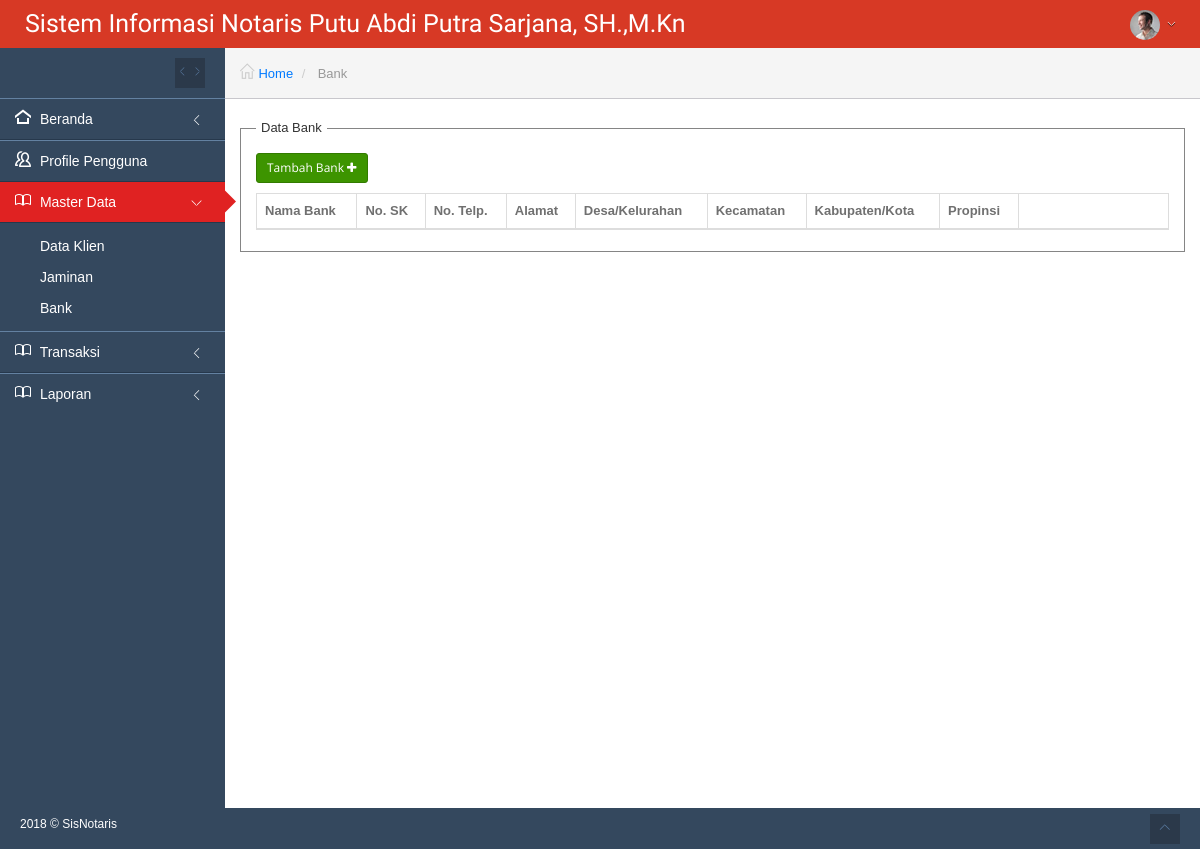
Page /index.php?page=bank (signed in) on the earlier database version.
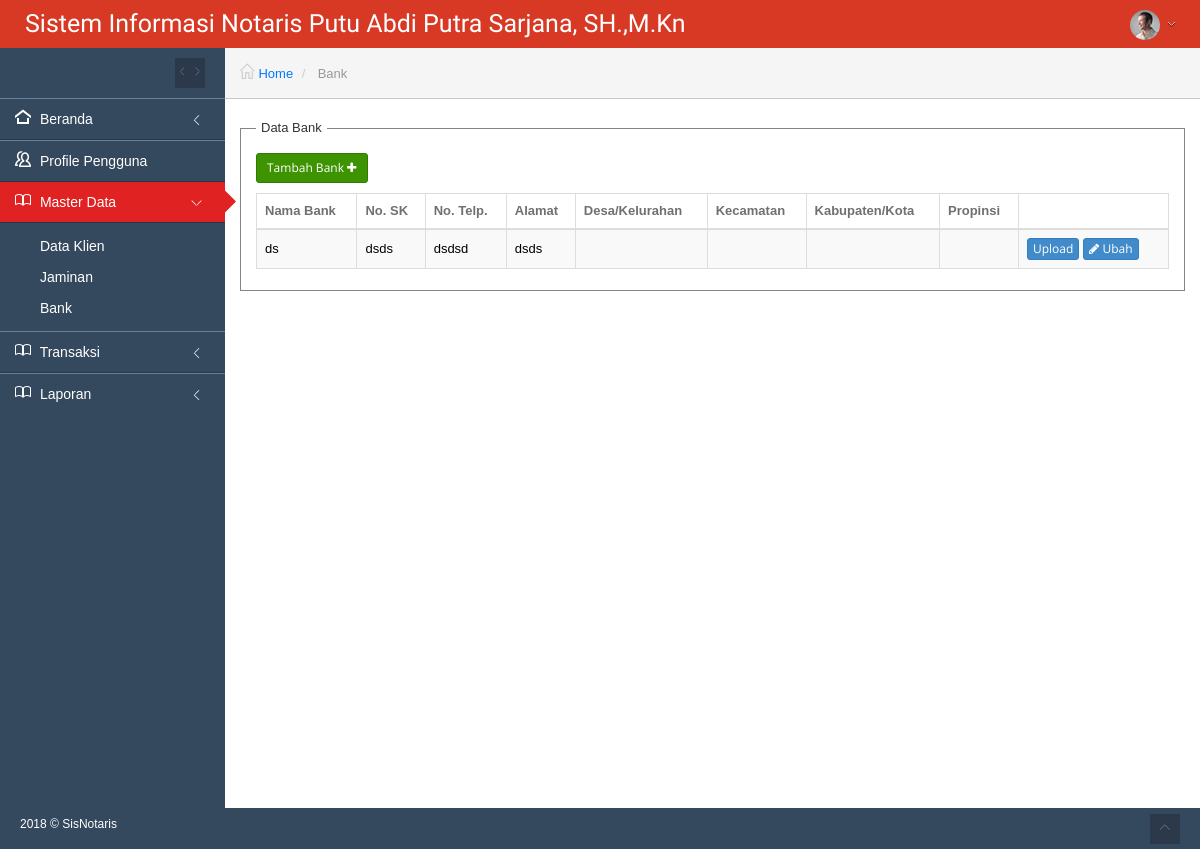
Same page on the later database version.
### tables this page shows
CREATE TABLE `tb_bank` (
  `id_bank` int(11) NOT NULL AUTO_INCREMENT,
  `nosk` varchar(50) NOT NULL,
  `id_user` int(11) NOT NULL,
  `namabank` varchar(100) NOT NULL,
  `notelp` varchar(50) NOT NULL,
  `alamat` varchar(200) NOT NULL,
  `desa` varchar(100) NOT NULL,
  `kecamatan` varchar(100) NOT NULL,
  `kabupaten` varchar(100) NOT NULL,
  `propinsi` varchar(100) NOT NULL,
  PRIMARY KEY (`id_bank`)
);

### views/bank.php (the view, shortened to what this page needs)
<div class="col-md-12" style="margin-top:20px;">
	<form enctype="multipart/form-data" class="bs-example form-horizontal" method="POST" action="" >
			<fieldset>
				<legend>Data Bank</legend>
				<a id="add" href="views/bank_form.php" data-toggle="ajaxModal"  class="btn btn-sm btn-green">Tambah Bank <i class="fa fa-plus"></i></a>
				<table class="table table-striped table-bordered table-hover" id="sample_1">
					<thead>
						<tr>
							<th>Nama Bank</th>
							<th>No. SK</th>
							<th>No. Telp.</th>
							<th>Alamat</th>
							<th>Desa/Kelurahan</th>
							<th>Kecamatan</th>
							<th>Kabupaten/Kota</th>
							<th>Propinsi</th>
							<th width="150;"></th>
						</tr>
					</thead>
					<tbody>
						<?php
						$data=mysqli_query($con,"select * from tb_bank order by id_bank desc");
						while ($hasildata = mysqli_fetch_array($data))
						{
							$desa=mysqli_query($con,"select kelurahan.*, kecamatan.nama as namakecamatan, kabupaten.nama as namakabupaten, provinsi.nama as namaprovinsi
							from
								kelurahan,kecamatan,kabupaten, provinsi
							where
								kelurahan.id_kec=kecamatan.id_kec
							and
								kecamatan.id_kab=kabupaten.id_kab
							and
								kabupaten.id_prov=provinsi.id_prov
							and
								kelurahan.id_kel='$hasildata[desa]'");
							$hasildesa= mysqli_fetch_array($desa);
							?>
							<tr>
								<td><?php echo $hasildata['namabank'];?></td>
								<td><?php echo $hasildata['nosk'];?></td>
								<td><?php echo $hasildata['notelp'];?></td>
								<td><?php echo $hasildata['alamat'];?></td>
								<td><?php echo $hasildesa['nama'];?></td>
								<td><?php echo $hasildesa['namakecamatan'];?></td>
								<td><?php echo $hasildesa['namakabupaten'];?></td>
								<td><?php echo $hasildesa['namaprovinsi'];?></td>
								<td>
									<a class="btn btn-xs btn-primary" href="?page=bank_file&id=<?php echo $hasildata['id_bank'];?>" <i class="fa fa-upload"></i> Upload</a>
									<a class="btn btn-xs btn-primary" id="add" href="views/bank_form.php?id=<?php echo $hasildata['id_bank'];?>" data-toggle="ajaxModal"><i class="fa fa-pencil"></i> Ubah</a>
								</td>
							</tr>
							<?php
						}
						?>
					</tbody>
				</table>
			</fieldset>
	</form>
</div>

Differences in the rows shown:
added tb_bank: namabank "ds", nosk "dsds", notelp "dsdsd", alamat "dsds"
